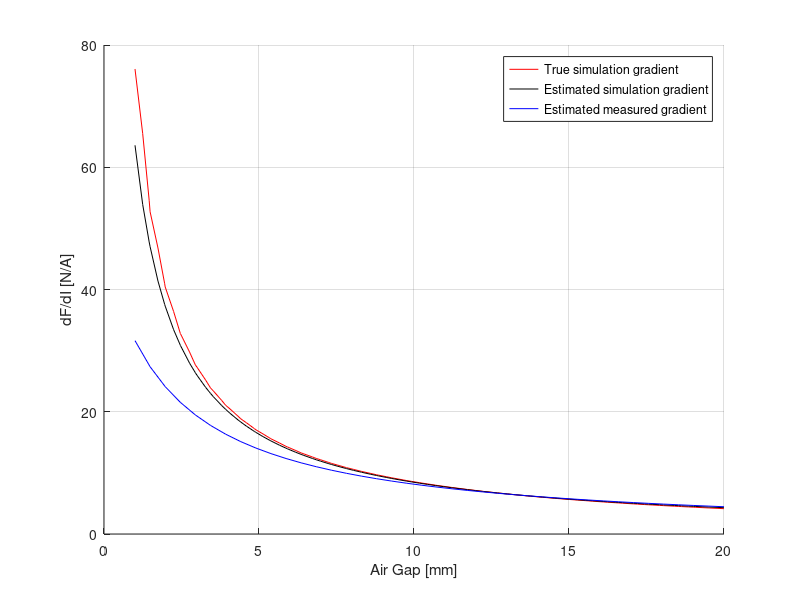

This chart was generated by the following MATLAB code:
%% DERIVATIVE ANALYSYS %%
% Script for analysing partial derivatives of the system, and linearizing
% it around specified equilibrium points.

clear
clc
close all
hold on

%% LOADING AND PREPARATION OF DATA %%

% Measured data
deltaTakeoff = [13.2, 10.65, 9.12, 7.4, 6.05, 4.6];  % Takeoff air gaps
ITakeoff = [2.96, 2.46, 2.07, 1.7, 1.45, 1.15];      % Takeoff currents
deltaFalldown = [4.95, 6.3, 7.6, 10.1];              % Falldown air gaps
IFalldown = [0.93, 1.16, 1.32, 1.82];                % Falldown currents
m = 0.83474;                                         % Mobile element mass
eqforce = m*9.81;                                    % Equilibrium force

% Data from FEMM simulations
load('simulationResults.mat')                     % Loading simulation results
forceArray = -transpose(forceArray);    % Correction of results
deltas = 10*deltas;                     % cm->mm conversion
N_delta = length(deltas);
N_I = length(I);
fParam = 0.25;                          % Hypothesized friction/gravity ratio
frictionForce = eqforce*fParam;

%% SIMULATED EQUILIBRIUM VALUES %%

% Simulated take-off
sim_takeoff = contourc(deltas, I, forceArray, [eqforce+frictionForce, eqforce+frictionForce]);
sim_to = polyfit(sim_takeoff(1, 2:N_I), sim_takeoff(2, 2:N_I), 1); 

% Simulated fall-down
sim_falldown = contourc(deltas, I, forceArray, [eqforce-frictionForce, eqforce-frictionForce]);
sim_fd = polyfit(sim_falldown(1, 2:N_I), sim_falldown(2, 2:N_I), 1);

% Simulated equilibrium
sim_equilibrium = contourc(deltas, I, forceArray, [eqforce, eqforce]);
sim_eq = polyfit(sim_equilibrium(1, 2:N_I), sim_equilibrium(2, 2:N_I), 1);

%% SIMULATED GRADIENT %%
% We estimate the partial derivative dF/dI at the true equilibrium as
% 2*Fs/(Imax-Imin), and compare it to the true partial derivative obtained
% from the simulation.

% Gradient computation
hdelta = (deltas(length(deltas))-deltas(1))/length(deltas);
hI = (I(length(I))-I(1))/length(I);
[FX, FY] = gradient(forceArray, hdelta, hI);

% Extraction and plotting of partial derivatives from gradient
n = length(sim_equilibrium);
grad = zeros(1, n-1);
for i = 2:n
    grad(i-1) = interp2(deltas, I, FY, sim_equilibrium(1, i), sim_equilibrium(2, i));
end
plot(sim_equilibrium(1, 2:n), grad, 'r')

% Gradient estimation using equilbrium channel
grad_est = zeros(1, n-1);
for i = 2:n
    delta = sim_equilibrium(1, i);
    max = polyval(sim_to, delta);
    min = polyval(sim_fd, delta);
    grad_est(i-1) = 2*frictionForce/(max-min);
end
plot(sim_equilibrium(1, 2:n), grad_est, 'k')

%% MEASURED GRADIENT ESTIMATE %%

% Measured takeoff
ptakeoff = polyfit(deltaTakeoff, ITakeoff, 1);

% Measured falldown
% We compute the minimum equilibrium current via linear regression of the
% falling thresholds.
pfalldown = polyfit(deltaFalldown, IFalldown, 1);

deltaVals = linspace (1, 20, length(deltas));    % set of air gaps
n = length(deltaVals);
Kvals = zeros(1, n);        % Set of estimated partial derivatives
for i = 1:n
    delta = deltaVals(i);
    max = polyval(ptakeoff, delta);
    min = polyval(pfalldown, delta);
    Kvals(i) = 2*frictionForce/(max-min);
end
plot(deltaVals, Kvals, 'b')

xlabel('Air Gap [mm]')
ylabel('dF/dI [N/A]')
legend('True simulation gradient', 'Estimated simulation gradient', 'Estimated measured gradient')
grid on